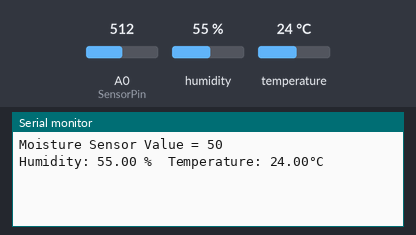
Bench run of a sketch on a simulated ESP8266 (NodeMCU). On the bench: the last lines printed to the serial monitor. Inputs (shaded band) come from the test bench; at power-on: humidity 55 %, A0 (SensorPin) = 512, temperature 24 °C. WiFi joins after 1.5 s; servers stay silent unless stated.

Above: at 3.0 s.
3.1 s: humidity set to 22 %
At 5.0 s:
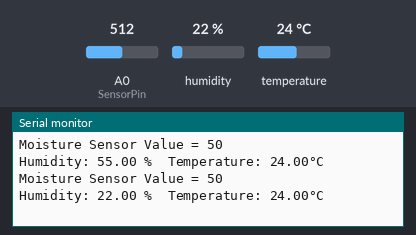
6.4 s: A0 (SensorPin) set to 716
At 7.2 s:
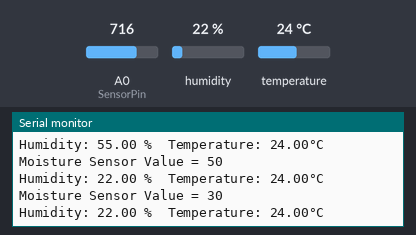
9.7 s: temperature set to 12 °C
At 12.7 s:
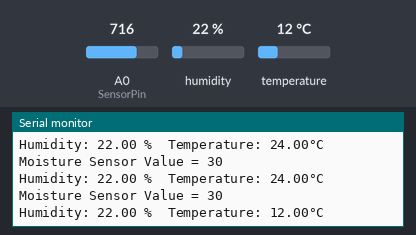
13.0 s: A0 (SensorPin) set to 900
At 14.8 s:
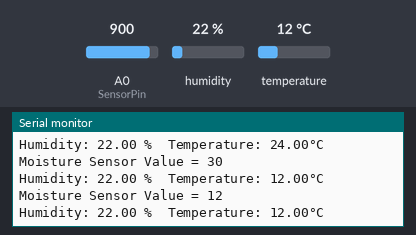
16.3 s: humidity set to 40 %
At 18.2 s:
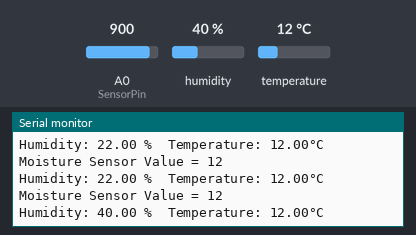
Timing chart, 0 to 19.7 s (numbered marks = the images above; inputs shaded):
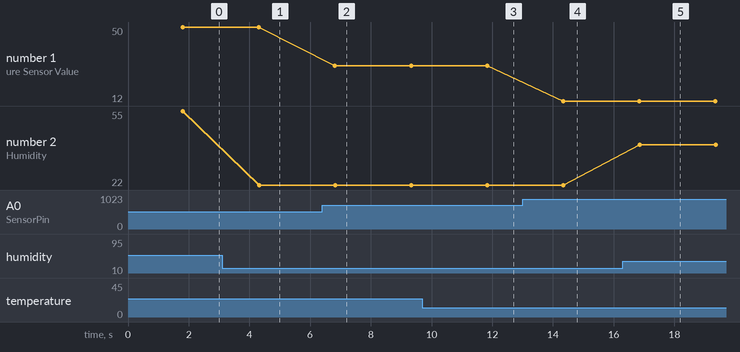

The sketch:

Mix.ino
```cpp
#define BLYNK_PRINT Serial                         //แสดงข้อมูลของ BLYNK ผ่านทาง Serial Monitor
#include <ESP8266WiFi.h>                           //เรียกใช้ Libraryของบอร์ด ESP8266 WIFI
#include <BlynkSimpleEsp8266.h>                    //เรียกใช้ Libraryของบอร์ด ESP8266 BLYNK
#include "DHT.h"                                   //เรียกใช้ LibraryของSensor DHT
DHT dht;

char auth[] = "64h3CzsFHJrn8FfHzm0Zk1rq3W3eUp9c";  //Auth Tokenของผู้ใช้
char ssid[] = "Adisorn";                           //ชื่อ WIFI
char pass[] = "25422542";                          //รหัส WIFI

int SensorPin = A0;                                //ขาที่ใช้รับค่า
int SensorValue = 0;                               //ตัวแปรของความชื้นในดิน ค่าเริ่มต้น = 0

void setup()                                       //กำหนดค่าเริ่มต้น
{
  Serial.begin(9600);                              //กำหนดค่า uart หรือ ความเร็วในการส่งข้อมูล = 9600
  Blynk.begin(auth, ssid, pass);                   //กำหนดค่าเริ่มต้นBLYNK
  dht.setup(4);                                    //data pin 2}
}

void loop()                                        //กำหนดเงื่อนไขการวนลูป
{
  Blynk.run();                                     //ส่วนในการเชื่อมต่อ BLYNK

  SensorValue = analogRead(SensorPin);             //กำหนดให้ SensorValue = ค่า analog ที่อ่านได้ของขา A0
  SensorValue = map(SensorValue, 0, 1023, 100, 0); //แปลงค่าให้อยู่ในรูปของเปอร์เซนต์

  Blynk.virtualWrite(V0, SensorValue);             //ส่งค่าไปยัง Blynk

  Serial.print("Moisture Sensor Value = ");        //ปริ้นท์ข้อความ "Mositure Sensor Value : "
  Serial.println(SensorValue);                     //ดูค่าทาง Serial Monitor

  float h = dht.getHumidity();                     //ดึงค่าความชื้นในอากาศ
  float t = dht.getTemperature();                  //ดึงค่าอุณหภูมิ

  Blynk.virtualWrite(V1, t);                       //ส่งค่าไปยัง Blynk
  Blynk.virtualWrite(V2, h);                       //ส่งค่าไปยัง Blynk

  Serial.print("Humidity: ");                      //ปริ้นท์ข้อความ "Humidity: "
  Serial.print(h);                                 //แสดงค่าอุณหภูมิ
  Serial.print(" %\t");                            //แสดงหน่วยเป็น " %" พร้อมกับเว้นวรรค
  Serial.print("Temperature: ");                   //ปริ้นท์ข้อความ "Temperature: "
  Serial.print(t);                                 //แสดงค่าความชื้นในอากาศ
  Serial.println("°C ");                           //แสดงหน่วยเป็น "°C "
delay(2500);                                       //หน่วงเวลา 2.5 วินาที
}
```

Measured:
- after the input at 3.1 s, the serial monitor: prints a new line after 1.2 s (image 1)
- after the input at 6.4 s, the serial monitor: prints a new line after 0.42 s (image 2)
- after the input at 9.7 s, the serial monitor: prints a new line after 2.1 s (image 3)
- after the input at 13.0 s, the serial monitor: prints a new line after 1.3 s (image 4)
- after the input at 16.3 s, the serial monitor: prints a new line after 0.55 s (image 5)
- plotted number 1: 50 → 30 after the input at 6.4 s
- plotted number 2: 55 → 22 after the input at 3.1 s, 22 → 40 after the input at 16.3 s
